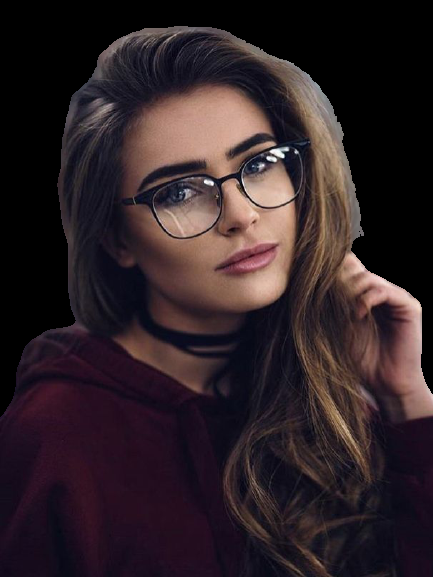
#> input picture python prg/pic_list/girl1.png, 433 x 577 px
$ python im13.py
#> lines starting #> are read from the running program, lines starting #| are printed output that depends on the picture; after the words box and inside, x2 and y2 are one past the last pixel; in counts of white or black regions, pixels touching at a corner belong together
import cv2
import numpy as np

path= r'../pic_list/girl1.png'
pic= cv2.imread(path)
#> pic is the input picture: shape (577, 433, 3); mean B, G, R 38.2, 34, 46.8

def stackImages(scale,imgArray):
    rows = len(imgArray)
    cols = len(imgArray[0])
    rowsAvailable = isinstance(imgArray[0], list)
    width = imgArray[0][0].shape[1]
    height = imgArray[0][0].shape[0]
    if rowsAvailable:
        for x in range ( 0, rows):
            for y in range(0, cols):
                if imgArray[x][y].shape[:2] == imgArray[0][0].shape [:2]:
                    imgArray[x][y] = cv2.resize(imgArray[x][y], (0, 0), None, scale, scale)
                else:
                    imgArray[x][y] = cv2.resize(imgArray[x][y], (imgArray[0][0].shape[1], imgArray[0][0].shape[0]), None, scale, scale)
                if len(imgArray[x][y].shape) == 2: imgArray[x][y]= cv2.cvtColor( imgArray[x][y], cv2.COLOR_GRAY2BGR)
        imageBlank = np.zeros((height, width, 3), np.uint8)
        hor = [imageBlank]*rows
        hor_con = [imageBlank]*rows
        for x in range(0, rows):
            hor[x] = np.hstack(imgArray[x])
        ver = np.vstack(hor)
    else:
        for x in range(0, rows):
            if imgArray[x].shape[:2] == imgArray[0].shape[:2]:
                imgArray[x] = cv2.resize(imgArray[x], (0, 0), None, scale, scale)
            else:
                imgArray[x] = cv2.resize(imgArray[x], (imgArray[0].shape[1], imgArray[0].shape[0]), None,scale, scale)
            if len(imgArray[x].shape) == 2: imgArray[x] = cv2.cvtColor(imgArray[x], cv2.COLOR_GRAY2BGR)
        hor= np.hstack(imgArray)
        ver = hor
    return ver


kernel= np.ones((3,3), np.uint8)
canny= cv2.Canny(pic, 80, 180)
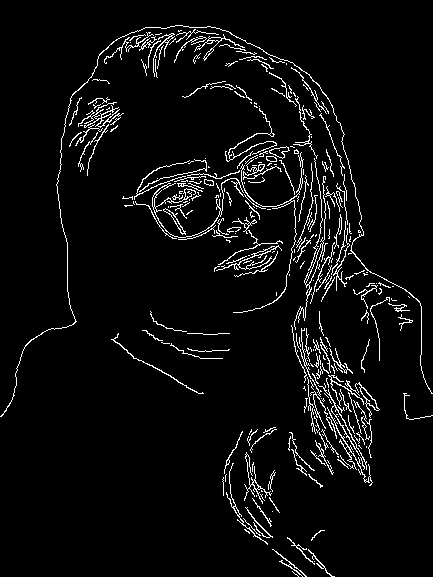
#> canny: shape (577, 433); 4.8% white in thin lines or dots
dilation= cv2.dilate(canny, kernel, iterations=1)
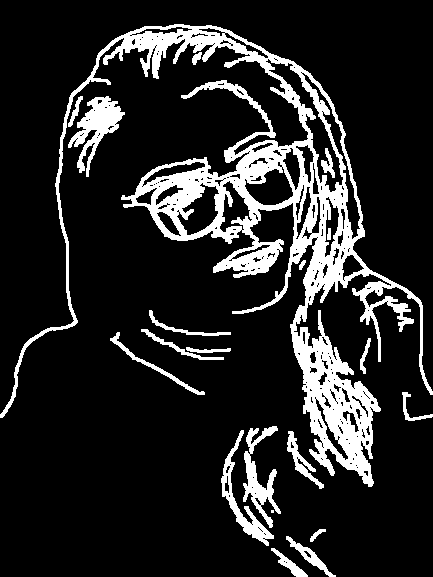
#> dilation: shape (577, 433); 14.9% white; 20 white regions (1 under 20 px), largest, box (x1, y1, x2, y2) and area: (0, 24, 433, 487) 29702, (68, 96, 125, 177) 1698, (243, 426, 281, 528) 1326
erode= cv2.erode(dilation, kernel, iterations=1)
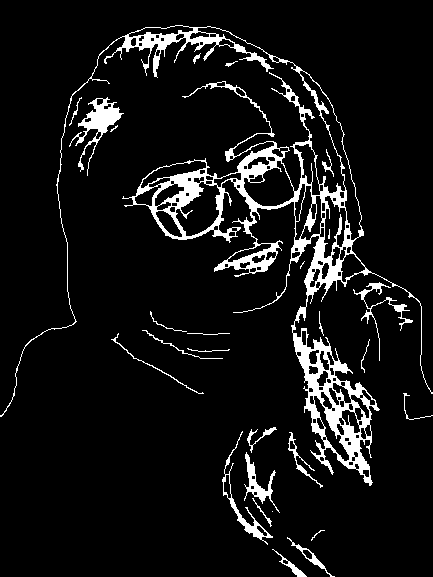
#> erode: shape (577, 433); 7.8% white; 27 white regions (4 under 20 px), largest, box (x1, y1, x2, y2) and area: (0, 25, 433, 486) 15442, (69, 97, 124, 176) 1030, (222, 431, 273, 545) 553


img= np.zeros((512,512,3), np.uint8)
img2= np.ones((512,512))
img[:]= 255,200,0
#im1= cv2.imshow('zero', img)
#im2= cv2.imshow('ones', img2)

'''
im3= cv2.imshow('pic', pic)
im4= cv2.imshow('canny', canny)
im5= cv2.imshow('dilation', dilation)
im6= cv2.imshow('erode', erode)
'''
imgStack = stackImages(0.3,([pic,canny,dilation],[pic,erode,canny]))
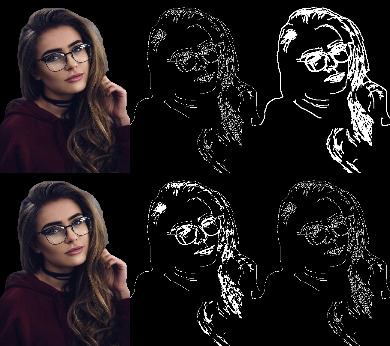
#> imgStack: shape (346, 390, 3); mean B, G, R 26.5, 25.1, 29.3
cv2.imshow("Stacked Images", imgStack)

cv2.waitKey(0)

$ run again, with python prg/pic_list/VIRUS2.png copied over python prg/pic_list/girl1.png
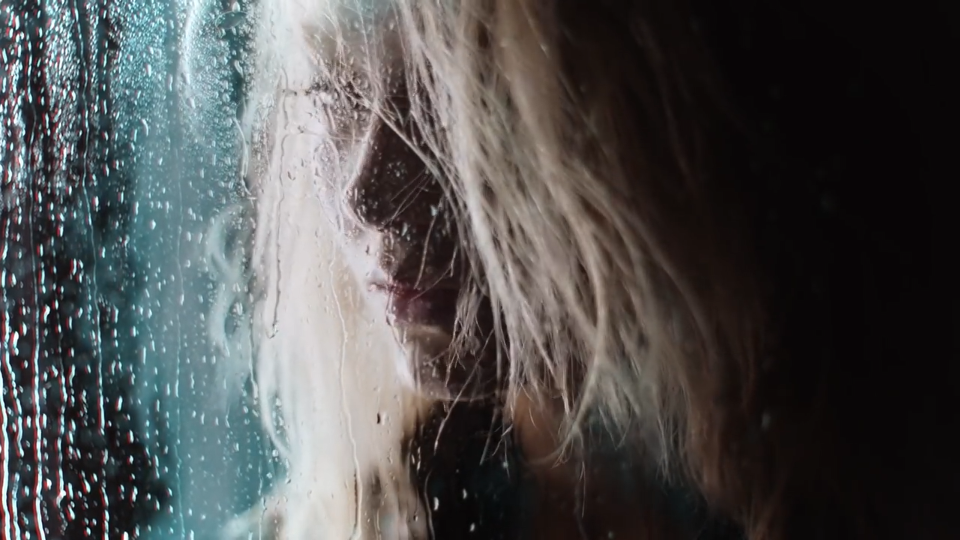
#> input picture python prg/pic_list/VIRUS2.png, 1920 x 1080 px (shown at 1/2 size)
#> pic is the input picture: shape (1080, 1920, 3); mean B, G, R 78.7, 78.6, 78.4
#> `canny= cv2.Canny(pic, 80, 180)`:
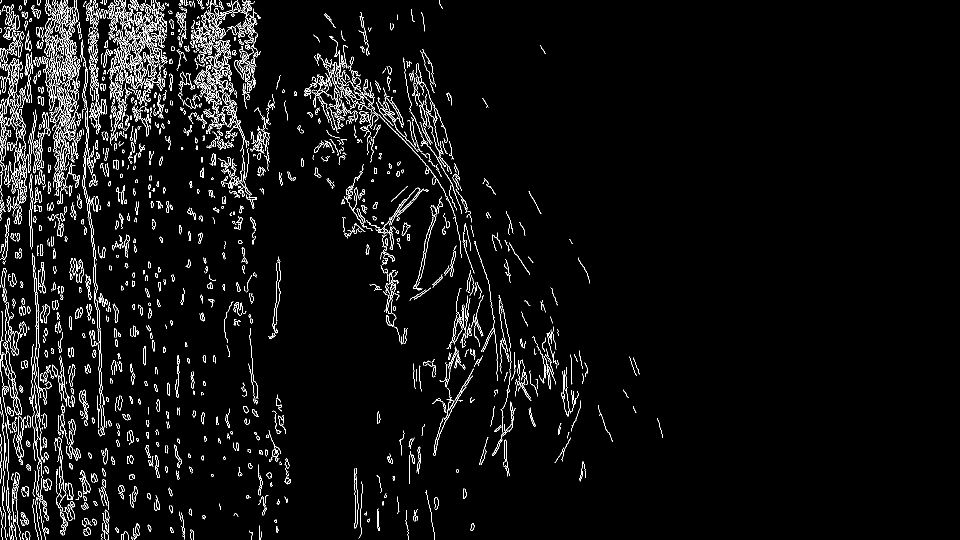
#> canny: shape (1080, 1920) (shown at 1/2 size); 4.1% white in thin lines or dots, all inside (x1, y1, x2, y2) = (0, 0, 1325, 1080)
#> dilation: shape (1080, 1920); 12.8% white; 489 white regions (1 under 20 px), largest, box (x1, y1, x2, y2) and area: (0, 0, 347, 874) 76878, (356, 0, 522, 418) 25557, (607, 71, 945, 517) 22740
#> erode: shape (1080, 1920); 6.5% white; 576 white regions (35 under 20 px), largest, box (x1, y1, x2, y2) and area: (0, 0, 168, 449) 22672, (167, 0, 346, 291) 16861, (380, 0, 521, 417) 14441
#> `imgStack = stackImages(0.3,([pic,canny,dilation],[pic,erode,canny]))`:
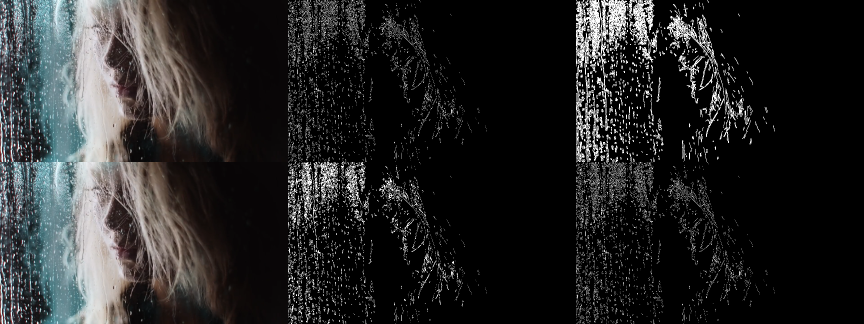
#> imgStack: shape (648, 1728, 3) (shown at 1/2 size); mean B, G, R 37.9, 37.8, 37.7

$ run again, with python prg/pic_list/pic1.png copied over python prg/pic_list/girl1.png
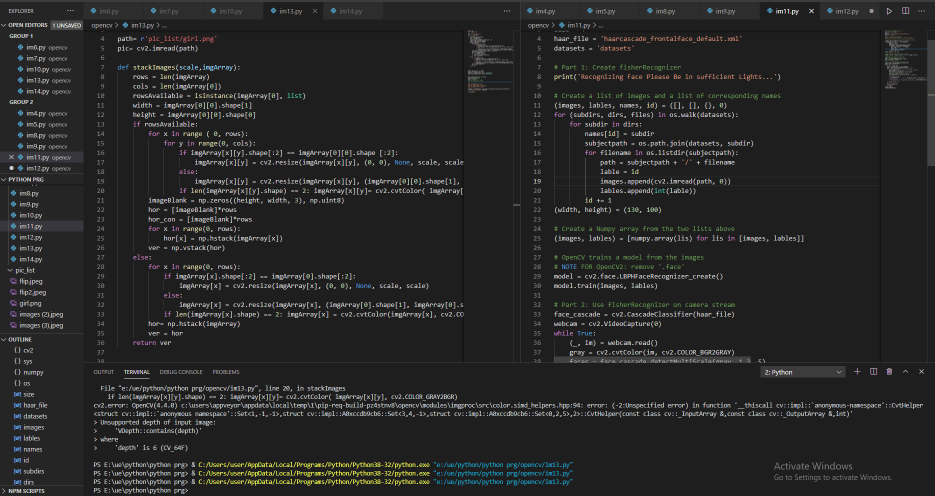
#> input picture python prg/pic_list/pic1.png, 1869 x 992 px (shown at 1/2 size)
#> pic is the input picture: shape (992, 1869, 3); mean B, G, R 38.8, 39.1, 38.8
#> `canny= cv2.Canny(pic, 80, 180)`:
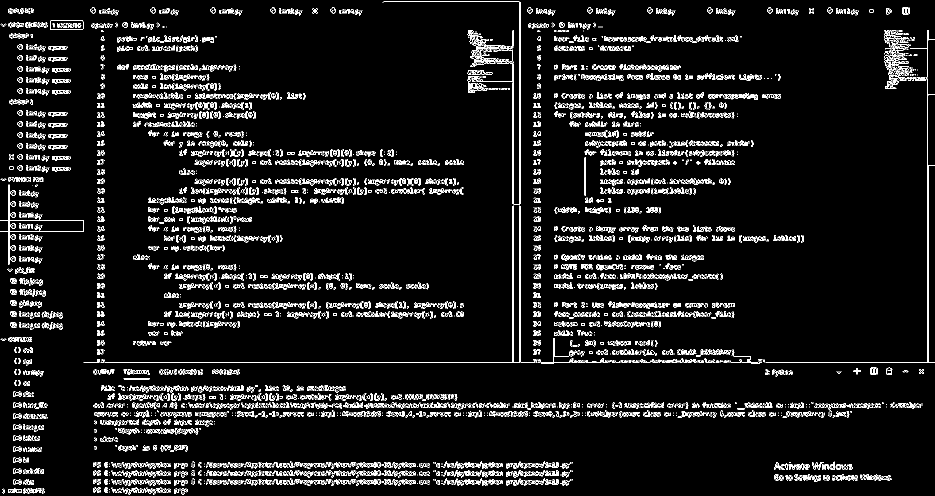
#> canny: shape (992, 1869) (shown at 1/2 size); 6.1% white in thin lines or dots
#> dilation: shape (992, 1869); 17.9% white; 857 white regions (141 under 20 px), largest, box (x1, y1, x2, y2) and area: (166, 2, 1869, 728) 30007, (376, 786, 1020, 820) 7992, (411, 922, 833, 939) 4567
#> erode: shape (992, 1869); 11.4% white; 1016 white regions (217 under 20 px), largest, box (x1, y1, x2, y2) and area: (167, 3, 1300, 727) 9928, (1392, 60, 1869, 727) 6815, (377, 787, 1019, 819) 4690
#> `imgStack = stackImages(0.3,([pic,canny,dilation],[pic,erode,canny]))`:
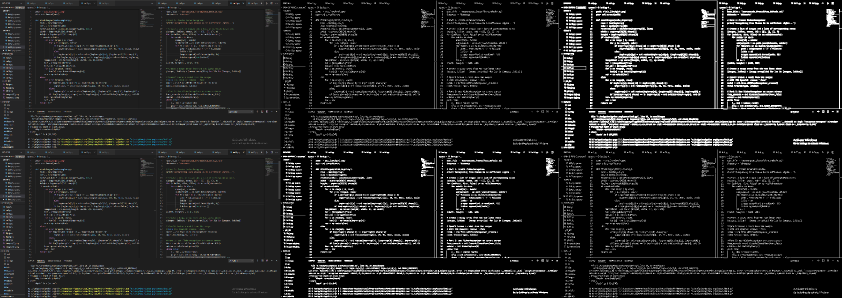
#> imgStack: shape (596, 1683, 3) (shown at 1/2 size); mean B, G, R 30.6, 30.7, 30.6
